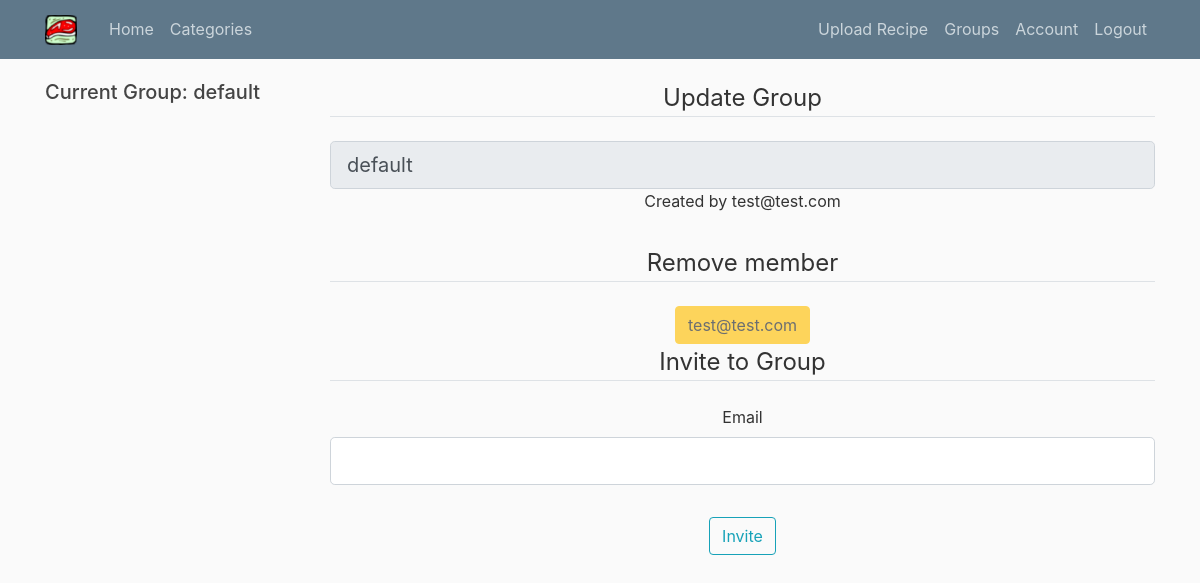
Page /groups/3 (signed in) on the earlier database version.
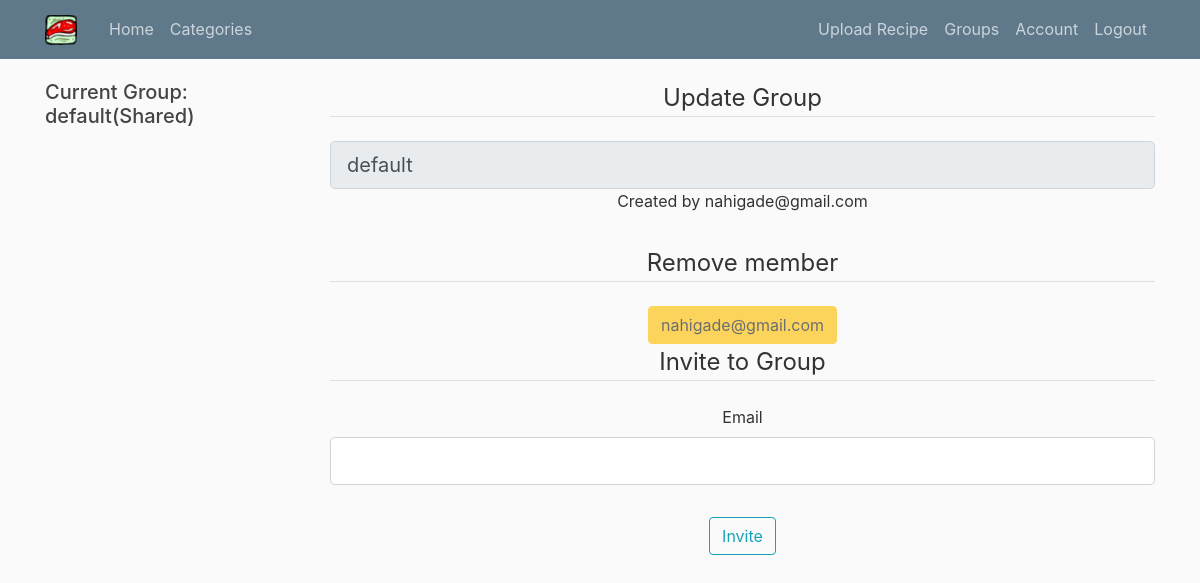
Same page on the later database version.
### recipe_scheduler/models.py (models this page shows, shortened)
class Group(db.Model):
    __table_name__ = 'group'
    id = db.Column(db.Integer, primary_key=True)
    group_name = db.Column(db.String(50), unique=False)
    events = db.relationship('Event', backref='event_group', lazy=True)
    categories = db.relationship(
        'Category', backref='category_group', lazy=True)
    created_by = db.Column(db.Integer, db.ForeignKey('user.id'))
    def to_dict(self):
        return {
            'id': self.id,
            'group_name': self.group_name,
            'events': self.events,
            'categories': self.categories,
            'created_by': self.created_by
        }

class User(db.Model, UserMixin):
    __table_name__ = 'user'
    id = db.Column(db.Integer, primary_key=True)
    email = db.Column(db.String(120), unique=True, nullable=False)
    password = db.Column(db.String(60), nullable=False)
    user_groups = db.relationship('Group', secondary='user_groups',
                                  backref=db.backref('users', lazy='dynamic'))
    roles = db.relationship('Role', secondary='users_roles',
                                  backref=db.backref('users', lazy='dynamic'))
    current_group = db.Column(db.Integer)
    groups = db.relationship('Group', backref='groups', lazy=True)
    def to_dict(self):
        return {
            'id': self.id,
            'email': self.email,
            'user_groups': [Group.to_dict(c) for c in self.user_groups]
        }
    def get_current_group(self):
        return self.current_group

### recipe_scheduler/users/routes.py (the view)
@users.route('/groups/<int:group_id>', methods=['GET', 'POST'])
@login_required
def update_groups(group_id):
    select_group = current_user.get_current_group()
    user_list = current_user.user_groups
    group = Group.query.filter_by(id=group_id).first()
    form = GroupForm()
    invite_form = RequestInviteForm()
    if invite_form.validate_on_submit():
        user = User.query.filter_by(email=invite_form.email.data).first()
        group = Group.query.filter_by(id=group_id).first()
        send_invite_email(user.email, group)
        flash('An email has been sent with instructions to invite', 'info')
        return redirect(url_for('users.show_groups'))
    elif form.validate_on_submit():
        group.group_name = form.group_name.data
        db.session.commit()
        flash('Your group has been updated', 'success')
        return redirect(url_for('users.show_groups'))
    form.group_name.data = group.group_name
    created_by = User.query.filter_by(id=group.created_by).first()
    members = [r.to_dict() for r in group.users.all()]
    return render_template('update_groups.html', title='Update Group',
                           form=form, group=group,
                           user_list=user_list, select_group=int(select_group),
                           invite_form=invite_form, created_by=created_by,
                           members=members)

### recipe_scheduler/users/forms.py (shortened to what this page needs)
class GroupForm(FlaskForm):
    group_name = StringField(
        'Group',
        validators=[DataRequired()]
    )
    submit = SubmitField('Update')

class RequestInviteForm(FlaskForm):
    email = StringField('Email', validators=[DataRequired(), Email()])
    submit = SubmitField('Invite')

### recipe_scheduler/models.py (called while the page is built)
@login_manager.user_loader
def loader_user(user_id):
    return User.query.get(int(user_id))

### recipe_scheduler/templates/update_groups.html (shortened to what this page needs)
{% extends "layout.html" %}
{% block content %}
<div class="content-section">
    <form method="POST" action="">
        <fieldset class="form-group">
            <legend class="border-bottom mb-4">{{ title }}</legend>
            <div class="form-group">
                {% if not form and form.group_name.errors %}
                {{ form.group_name(class="form-control form-control-lg is-invalid") }}
                <div class="invalid-feedback">
                    {% for error in form.group_name.errors %}
                    <span>{{ error }}</span>
                    {% endfor %}
                </div>
                {% else %}
                    {% if group.created_by == current_user.id and form.group_name.data != "default" %}
                        {{ form.group_name(class="form-control form-control-lg")  }}
                    {% else %}
                        {{ form.group_name(class="form-control form-control-lg", disabled=True)  }}
                        Created by {{ created_by.email }}
                    {% endif %}
                {% endif %}
            </div>
        </fieldset>
    </form>
    <form>
    <legend class="border-bottom mb-4">Remove member</legend>
    {% for member in members %}
    {% if member.id != current_user.id%}
    <button type="button" class="btn btn-outline-danger" data-toggle="modal" data-target="#deletegroupModal-{{member.id}}">{{member.email}}</button>
    <div class="modal fade" id="deletegroupModal-{{member.id}}" tabindex="-1" role="dialog" aria-labelledby="deletegroupModalLabel-{{member.id}}" aria-hidden="true">
        <div class="modal-dialog" role="document">
            <div class="modal-content">
                <div class="modal-header">
                    <h5 class="modal-title" id="deletegroupModalLabel-{{member.id}}">
                        Remove {{member.email}}</h5>
                    <button type="button" class="close" data-dismiss="modal" aria-label="Close">
                        <span aria-hidden="true">&times;</span>
                    </button>
                </div>
                <div class="modal-footer">
                    <button type="button" class="btn btn-secondary" data-dismiss="modal">Close</button>
                    <form
                        action="{{ url_for('users.remove_member', group_id=group.id, user_id=member.id) }}"
                        method="POST">
                        <input class="btn btn-danger" type="submit" value="Delete">
                    </form>
                </div>
            </div>
        </div>
    </div>
    {% else %}
    <button type="button" class="btn btn-warning" data-toggle="modal" disabled>{{member.email}}</button>
    {% endif %}
    {% endfor %}
        </form>
    {% if group.created_by == current_user.id%}
   <form method="POST" action="">
        <fieldset class="form-group">
            <legend class="border-bottom mb-4">Invite to Group</legend>
            <div class="form-group">
                {{ invite_form.email.label(class="form-control-label") }}
                {% if invite_form.email.errors %}
                {{ invite_form.email(class="form-control form-control-lg is-invalid") }}
                <div class="invalid-feedback">
                    {% for error in invite_form.email.errors %}
                    <span>{{ error }}</span>
                    {% endfor %}
                </div>
                {% else %}
                {{ invite_form.email(class="form-control form-control-lg") }}
                {% endif %}
            </div>
        </fieldset>
        <div class="form-group">
            {{ invite_form.submit(class="btn btn-outline-info") }}
        </div>
    </form>
    {% endif %}
</div>
{% endblock content %}

### recipe_scheduler/templates/sub_menu.html (shortened to what this page needs)
{% if current_user.is_authenticated %}
    {% if group_title %}
<form name="myForm" action="{{ url_for('main.home') }}" method="post" id="submit-form-group">
    <button type="button" class="btn btn-info btn-block" data-toggle="collapse" data-target="#submenu-group">
        {{ group_title }}</button>
    <div id="submenu-group" class="collapse">
        {% for i in user_list%}
        <input type="radio"
               {% if i.id == select_group %}
               checked="checked"
               {% endif %}
               name="group_options" id="option-{{i.id}}" value="{{i.id}}">
                {% if i.created_by == current_user.id %}
                    {{i.group_name}}
                {% else %}
                    {{i.group_name}}(shared)
                {% endif %}
        </input><br>
        {% endfor %}
    </div>
</form>
    {% else %}
    {% for i in user_list%}
    {% if i.id == select_group %}
    <div class="current-group">
        {% if i.created_by == current_user.id %}
            <h5>Current Group: {{i.group_name}}</h5>
        {% else %}
            <h5>Current Group: {{i.group_name}}(Shared)</h5>
        {% endif %}
    </div>
    {% endif %}
    {% endfor %}
    {% endif%}
{% endif %}

Differences in the rows shown:
removed User: email "test@test.com"
no longer on one of the page's lists (row unchanged): Group: group_name "default"
now on this page (row unchanged): Group: group_name "default"
added User: email "nahigade@gmail.com"
